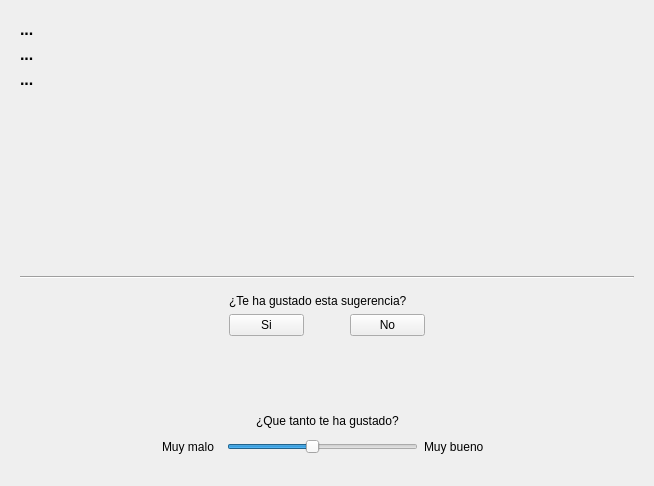
<?xml version="1.0" encoding="UTF-8"?>
<ui version="4.0">
 <class>SugestionWidget</class>
 <widget class="QWidget" name="SugestionWidget">
  <property name="geometry">
   <rect>
    <x>0</x>
    <y>0</y>
    <width>654</width>
    <height>486</height>
   </rect>
  </property>
  <property name="windowTitle">
   <string>Form</string>
  </property>
  <layout class="QVBoxLayout" name="verticalLayout">
   <item>
    <widget class="QStackedWidget" name="stackedWidget">
     <property name="currentIndex">
      <number>1</number>
     </property>
     <widget class="QWidget" name="page">
      <widget class="QLabel" name="label">
       <property name="geometry">
        <rect>
         <x>260</x>
         <y>190</y>
         <width>181</width>
         <height>61</height>
        </rect>
       </property>
       <property name="text">
        <string>Generando Sugerencias ...</string>
       </property>
      </widget>
     </widget>
     <widget class="QWidget" name="page_2">
      <layout class="QVBoxLayout" name="verticalLayout_3">
       <item>
        <widget class="QLabel" name="label_2">
         <property name="font">
          <font>
           <family>Arial</family>
           <pointsize>12</pointsize>
           <weight>75</weight>
           <bold>true</bold>
          </font>
         </property>
         <property name="text">
          <string>...</string>
         </property>
        </widget>
       </item>
       <item>
        <widget class="QLabel" name="label_3">
         <property name="font">
          <font>
           <family>Arial</family>
           <pointsize>12</pointsize>
           <weight>75</weight>
           <bold>true</bold>
          </font>
         </property>
         <property name="text">
          <string>...</string>
         </property>
        </widget>
       </item>
       <item>
        <widget class="QLabel" name="label_4">
         <property name="font">
          <font>
           <family>Arial</family>
           <pointsize>12</pointsize>
           <weight>75</weight>
           <bold>true</bold>
          </font>
         </property>
         <property name="text">
          <string>...</string>
         </property>
        </widget>
       </item>
       <item>
        <spacer name="verticalSpacer">
         <property name="orientation">
          <enum>Qt::Vertical</enum>
         </property>
         <property name="sizeHint" stdset="0">
          <size>
           <width>20</width>
           <height>40</height>
          </size>
         </property>
        </spacer>
       </item>
       <item>
        <widget class="Line" name="line">
         <property name="orientation">
          <enum>Qt::Horizontal</enum>
         </property>
        </widget>
       </item>
       <item>
        <widget class="QStackedWidget" name="stackedWidget_2">
         <property name="currentIndex">
          <number>0</number>
         </property>
         <widget class="QWidget" name="inputPage">
          <layout class="QVBoxLayout" name="verticalLayout_4">
           <item>
            <layout class="QHBoxLayout" name="horizontalLayout_4">
             <item>
              <spacer name="horizontalSpacer_2">
               <property name="orientation">
                <enum>Qt::Horizontal</enum>
               </property>
               <property name="sizeHint" stdset="0">
                <size>
                 <width>40</width>
                 <height>20</height>
                </size>
               </property>
              </spacer>
             </item>
             <item>
              <layout class="QVBoxLayout" name="verticalLayout_2">
               <item>
                <widget class="QLabel" name="label_5">
                 <property name="maximumSize">
                  <size>
                   <width>201</width>
                   <height>20</height>
                  </size>
                 </property>
                 <property name="text">
                  <string>¿Te ha gustado esta sugerencia?</string>
                 </property>
                </widget>
               </item>
               <item>
                <layout class="QHBoxLayout" name="horizontalLayout">
                 <item>
                  <widget class="QPushButton" name="yesButton">
                   <property name="maximumSize">
                    <size>
                     <width>75</width>
                     <height>23</height>
                    </size>
                   </property>
                   <property name="text">
                    <string>Si</string>
                   </property>
                  </widget>
                 </item>
                 <item>
                  <spacer name="horizontalSpacer">
                   <property name="orientation">
                    <enum>Qt::Horizontal</enum>
                   </property>
                   <property name="sizeType">
                    <enum>QSizePolicy::Fixed</enum>
                   </property>
                   <property name="sizeHint" stdset="0">
                    <size>
                     <width>40</width>
                     <height>20</height>
                    </size>
                   </property>
                  </spacer>
                 </item>
                 <item>
                  <widget class="QPushButton" name="noButton">
                   <property name="maximumSize">
                    <size>
                     <width>75</width>
                     <height>23</height>
                    </size>
                   </property>
                   <property name="text">
                    <string>No</string>
                   </property>
                  </widget>
                 </item>
                </layout>
               </item>
              </layout>
             </item>
             <item>
              <spacer name="horizontalSpacer_3">
               <property name="orientation">
                <enum>Qt::Horizontal</enum>
               </property>
               <property name="sizeHint" stdset="0">
                <size>
                 <width>40</width>
                 <height>20</height>
                </size>
               </property>
              </spacer>
             </item>
            </layout>
           </item>
           <item>
            <spacer name="verticalSpacer_2">
             <property name="orientation">
              <enum>Qt::Vertical</enum>
             </property>
             <property name="sizeHint" stdset="0">
              <size>
               <width>20</width>
               <height>40</height>
              </size>
             </property>
            </spacer>
           </item>
           <item>
            <layout class="QHBoxLayout" name="horizontalLayout_3">
             <item>
              <spacer name="horizontalSpacer_6">
               <property name="orientation">
                <enum>Qt::Horizontal</enum>
               </property>
               <property name="sizeHint" stdset="0">
                <size>
                 <width>40</width>
                 <height>20</height>
                </size>
               </property>
              </spacer>
             </item>
             <item>
              <widget class="QLabel" name="label_6">
               <property name="maximumSize">
                <size>
                 <width>161</width>
                 <height>16777215</height>
                </size>
               </property>
               <property name="text">
                <string>¿Que tanto te ha gustado?</string>
               </property>
              </widget>
             </item>
             <item>
              <spacer name="horizontalSpacer_7">
               <property name="orientation">
                <enum>Qt::Horizontal</enum>
               </property>
               <property name="sizeHint" stdset="0">
                <size>
                 <width>40</width>
                 <height>20</height>
                </size>
               </property>
              </spacer>
             </item>
            </layout>
           </item>
           <item>
            <layout class="QHBoxLayout" name="horizontalLayout_5">
             <item>
              <spacer name="horizontalSpacer_4">
               <property name="orientation">
                <enum>Qt::Horizontal</enum>
               </property>
               <property name="sizeType">
                <enum>QSizePolicy::Minimum</enum>
               </property>
               <property name="sizeHint" stdset="0">
                <size>
                 <width>40</width>
                 <height>20</height>
                </size>
               </property>
              </spacer>
             </item>
             <item>
              <layout class="QHBoxLayout" name="horizontalLayout_2">
               <item>
                <widget class="QLabel" name="label_8">
                 <property name="maximumSize">
                  <size>
                   <width>59</width>
                   <height>15</height>
                  </size>
                 </property>
                 <property name="text">
                  <string>Muy malo</string>
                 </property>
                </widget>
               </item>
               <item>
                <widget class="QSlider" name="horizontalSlider">
                 <property name="maximumSize">
                  <size>
                   <width>191</width>
                   <height>16777215</height>
                  </size>
                 </property>
                 <property name="minimum">
                  <number>1</number>
                 </property>
                 <property name="maximum">
                  <number>10</number>
                 </property>
                 <property name="value">
                  <number>5</number>
                 </property>
                 <property name="orientation">
                  <enum>Qt::Horizontal</enum>
                 </property>
                 <property name="tickInterval">
                  <number>1</number>
                 </property>
                </widget>
               </item>
               <item>
                <widget class="QLabel" name="label_7">
                 <property name="maximumSize">
                  <size>
                   <width>67</width>
                   <height>18</height>
                  </size>
                 </property>
                 <property name="text">
                  <string>Muy bueno</string>
                 </property>
                </widget>
               </item>
              </layout>
             </item>
             <item>
              <spacer name="horizontalSpacer_5">
               <property name="orientation">
                <enum>Qt::Horizontal</enum>
               </property>
               <property name="sizeType">
                <enum>QSizePolicy::Minimum</enum>
               </property>
               <property name="sizeHint" stdset="0">
                <size>
                 <width>40</width>
                 <height>20</height>
                </size>
               </property>
              </spacer>
             </item>
            </layout>
           </item>
          </layout>
         </widget>
         <widget class="QWidget" name="sucessPage">
          <layout class="QGridLayout" name="gridLayout">
           <item row="0" column="1">
            <widget class="QLabel" name="label_10">
             <property name="text">
              <string>Gracias por tu opinion!</string>
             </property>
            </widget>
           </item>
           <item row="1" column="0">
            <spacer name="horizontalSpacer_8">
             <property name="orientation">
              <enum>Qt::Horizontal</enum>
             </property>
             <property name="sizeHint" stdset="0">
              <size>
               <width>222</width>
               <height>20</height>
              </size>
             </property>
            </spacer>
           </item>
           <item row="2" column="2">
            <spacer name="horizontalSpacer_9">
             <property name="orientation">
              <enum>Qt::Horizontal</enum>
             </property>
             <property name="sizeHint" stdset="0">
              <size>
               <width>222</width>
               <height>20</height>
              </size>
             </property>
            </spacer>
           </item>
           <item row="1" column="1" rowspan="2">
            <widget class="QToolButton" name="homeButton">
             <property name="text">
              <string>Volver al inicio</string>
             </property>
             <property name="icon">
              <iconset resource="res.qrc">
               <normaloff>:/res/homeicon.png</normaloff>:/res/homeicon.png</iconset>
             </property>
             <property name="iconSize">
              <size>
               <width>60</width>
               <height>60</height>
              </size>
             </property>
             <property name="toolButtonStyle">
              <enum>Qt::ToolButtonTextUnderIcon</enum>
             </property>
            </widget>
           </item>
          </layout>
         </widget>
         <widget class="QWidget" name="feedbackPage">
          <widget class="QLabel" name="label_9">
           <property name="geometry">
            <rect>
             <x>40</x>
             <y>20</y>
             <width>261</width>
             <height>16</height>
            </rect>
           </property>
           <property name="font">
            <font>
             <family>Arial</family>
             <pointsize>12</pointsize>
             <weight>75</weight>
             <bold>true</bold>
            </font>
           </property>
           <property name="text">
            <string>¿Qué parte del plato no te gusto?</string>
           </property>
          </widget>
          <widget class="QCheckBox" name="checkBox">
           <property name="geometry">
            <rect>
             <x>30</x>
             <y>60</y>
             <width>241</width>
             <height>17</height>
            </rect>
           </property>
           <property name="font">
            <font>
             <family>Arial</family>
             <pointsize>12</pointsize>
             <weight>50</weight>
             <bold>false</bold>
            </font>
           </property>
           <property name="text">
            <string>Combinacion de Receta 1 y 2</string>
           </property>
          </widget>
          <widget class="QCheckBox" name="checkBox_2">
           <property name="geometry">
            <rect>
             <x>30</x>
             <y>90</y>
             <width>201</width>
             <height>17</height>
            </rect>
           </property>
           <property name="font">
            <font>
             <family>Arial</family>
             <pointsize>12</pointsize>
             <weight>50</weight>
             <bold>false</bold>
            </font>
           </property>
           <property name="text">
            <string>$Receta 1</string>
           </property>
          </widget>
          <widget class="QCheckBox" name="checkBox_3">
           <property name="geometry">
            <rect>
             <x>30</x>
             <y>120</y>
             <width>211</width>
             <height>17</height>
            </rect>
           </property>
           <property name="font">
            <font>
             <family>Arial</family>
             <pointsize>12</pointsize>
             <weight>50</weight>
             <bold>false</bold>
            </font>
           </property>
           <property name="text">
            <string>$Receta 2</string>
           </property>
          </widget>
          <widget class="QCheckBox" name="checkBox_4">
           <property name="geometry">
            <rect>
             <x>30</x>
             <y>150</y>
             <width>211</width>
             <height>17</height>
            </rect>
           </property>
           <property name="font">
            <font>
             <family>Arial</family>
             <pointsize>12</pointsize>
            </font>
           </property>
           <property name="text">
            <string>$Receta 3</string>
           </property>
          </widget>
          <widget class="QPushButton" name="pushButton_4">
           <property name="enabled">
            <bool>true</bool>
           </property>
           <property name="geometry">
            <rect>
             <x>30</x>
             <y>180</y>
             <width>131</width>
             <height>23</height>
            </rect>
           </property>
           <property name="text">
            <string>Nueva sugerencia</string>
           </property>
          </widget>
          <widget class="QPushButton" name="pushButton_3">
           <property name="geometry">
            <rect>
             <x>180</x>
             <y>180</y>
             <width>111</width>
             <height>23</height>
            </rect>
           </property>
           <property name="text">
            <string>Volver al inicio</string>
           </property>
          </widget>
          <widget class="QCheckBox" name="checkBox_5">
           <property name="geometry">
            <rect>
             <x>290</x>
             <y>60</y>
             <width>241</width>
             <height>17</height>
            </rect>
           </property>
           <property name="font">
            <font>
             <family>Arial</family>
             <pointsize>12</pointsize>
             <weight>50</weight>
             <bold>false</bold>
            </font>
           </property>
           <property name="text">
            <string>Combinacion de Receta 2 y 3</string>
           </property>
          </widget>
          <widget class="QPushButton" name="pushButton">
           <property name="geometry">
            <rect>
             <x>270</x>
             <y>140</y>
             <width>121</width>
             <height>23</height>
            </rect>
           </property>
           <property name="text">
            <string>Nueva Sugerencia</string>
           </property>
          </widget>
          <widget class="QPushButton" name="homeButton_2">
           <property name="geometry">
            <rect>
             <x>420</x>
             <y>140</y>
             <width>121</width>
             <height>21</height>
            </rect>
           </property>
           <property name="text">
            <string>Volver al inicio</string>
           </property>
          </widget>
         </widget>
        </widget>
       </item>
      </layout>
      <zorder>stackedWidget_2</zorder>
      <zorder>label_2</zorder>
      <zorder>label_3</zorder>
      <zorder>label_4</zorder>
      <zorder>line</zorder>
      <zorder>verticalSpacer</zorder>
     </widget>
    </widget>
   </item>
  </layout>
 </widget>
 <resources>
  <include location="res.qrc"/>
 </resources>
 <connections/>
</ui>
